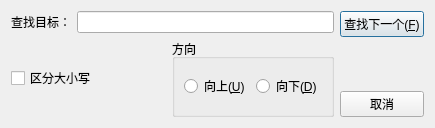
<?xml version="1.0" encoding="UTF-8"?>
<ui version="4.0">
 <class>SearchDialog</class>
 <widget class="QDialog" name="SearchDialog">
  <property name="geometry">
   <rect>
    <x>0</x>
    <y>0</y>
    <width>435</width>
    <height>128</height>
   </rect>
  </property>
  <property name="windowTitle">
   <string>查找</string>
  </property>
  <layout class="QGridLayout" name="gridLayout">
   <item row="0" column="0">
    <layout class="QHBoxLayout" name="horizontalLayout_4">
     <item>
      <layout class="QVBoxLayout" name="verticalLayout_2">
       <item>
        <layout class="QHBoxLayout" name="horizontalLayout">
         <item>
          <widget class="QLabel" name="label">
           <property name="text">
            <string>查找目标：</string>
           </property>
          </widget>
         </item>
         <item>
          <widget class="QLineEdit" name="searchText"/>
         </item>
        </layout>
       </item>
       <item>
        <layout class="QHBoxLayout" name="horizontalLayout_3">
         <item>
          <widget class="QCheckBox" name="checkBox">
           <property name="text">
            <string>区分大小写</string>
           </property>
          </widget>
         </item>
         <item>
          <widget class="QGroupBox" name="groupBox">
           <property name="title">
            <string>方向</string>
           </property>
           <layout class="QHBoxLayout" name="horizontalLayout_2">
            <item>
             <widget class="QRadioButton" name="brUp">
              <property name="text">
               <string>向上(&amp;U)</string>
              </property>
             </widget>
            </item>
            <item>
             <widget class="QRadioButton" name="rbDown">
              <property name="text">
               <string>向下(&amp;D)</string>
              </property>
             </widget>
            </item>
           </layout>
          </widget>
         </item>
        </layout>
       </item>
      </layout>
     </item>
     <item>
      <layout class="QVBoxLayout" name="verticalLayout">
       <item>
        <widget class="QPushButton" name="btFindNext">
         <property name="text">
          <string>查找下一个(&amp;F)</string>
         </property>
        </widget>
       </item>
       <item>
        <spacer name="verticalSpacer">
         <property name="orientation">
          <enum>Qt::Orientation::Vertical</enum>
         </property>
         <property name="sizeHint" stdset="0">
          <size>
           <width>20</width>
           <height>40</height>
          </size>
         </property>
        </spacer>
       </item>
       <item>
        <widget class="QPushButton" name="btCancel">
         <property name="text">
          <string>取消</string>
         </property>
        </widget>
       </item>
      </layout>
     </item>
    </layout>
   </item>
  </layout>
 </widget>
 <resources/>
 <connections/>
</ui>
